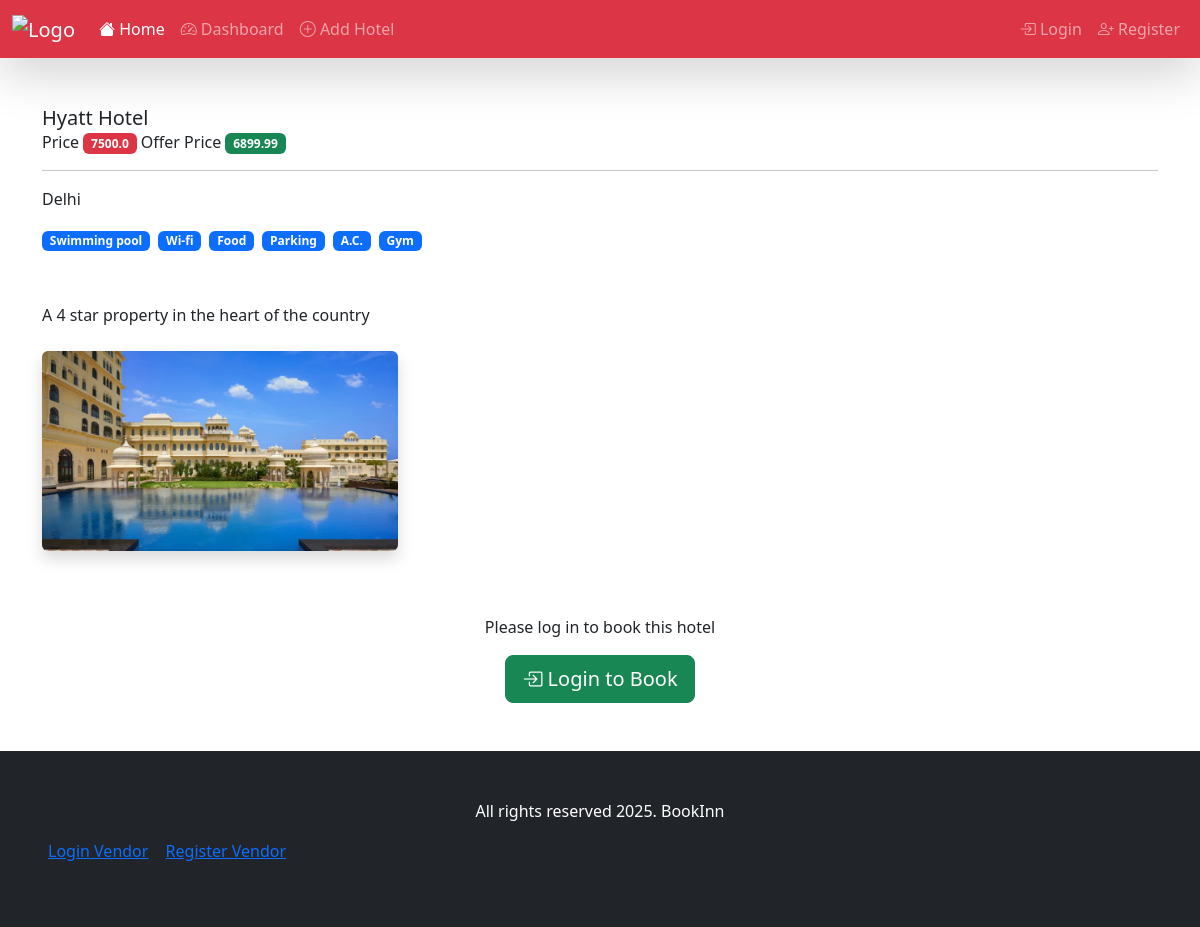
The page /detail/hyatt-hotel-a0802594/ on the database its author committed.
### account/models.py (models this page shows, shortened)
class Hotel(models.Model):
    hotel_name  = models.CharField(max_length = 100)
    hotel_description = models.TextField()
    hotel_slug = models.SlugField(max_length = 1000 , unique  = True)
    hotel_owner = models.ForeignKey(HotelVendor, on_delete = models.CASCADE , related_name = "hotels")
    amenities= models.ManyToManyField(Amenity)
    hotel_price = models.FloatField()
    hotel_offer_price = models.FloatField()
    hotel_location = models.TextField()
    is_active = models.BooleanField(default = True)

class Amenity(models.Model):
    name = models.CharField(max_length = 1000)
    icon = models.ImageField(upload_to="hotels")

class HotelImages(models.Model):
    hotel = models.ForeignKey(Hotel, on_delete=models.CASCADE, related_name='hotel_images')
    image = models.ImageField(upload_to='hotel_images/')
    alt_text = models.CharField(max_length=255, blank=True)
    is_primary = models.BooleanField(default=False)
    uploaded_at = models.DateTimeField(auto_now_add=True, null=True)
    class Meta:
        ordering = ['-is_primary', '-uploaded_at']

### home/views.py (the view, shortened to what this page needs)
# urls.py: path('detail/<slug>/', views.detail, name="detail"),
def detail(request, slug):
    hotel = Hotel.objects.get(hotel_slug = slug)
    return render(request, 'detail.html', context = {'hotel' : hotel})

### home/templates/detail.html (shortened to what this page needs)
{% extends "base.html" %}
{% block start %}
    <div class="container">
        <div class="card-body mt-5">
            <h5 class="card-title">{{ hotel.hotel_name }}</h5>
            Price <span class="badge text-bg-danger">{{ hotel.hotel_price }}</span>
            Offer Price <span class="badge text-bg-success">{{ hotel.hotel_offer_price }}</span>
            <hr>
            <p>{{ hotel.hotel_location }}</p>
            <div class="mb-3">
                {% for amenity in hotel.amenities.all %}
                    <span class="badge text-bg-primary me-1 mb-1">{{ amenity.name }}</span>
                {% empty %}
                    <span class="badge text-bg-secondary">No amenities available</span>
                {% endfor %}
            </div>
            <p class="mt-5">{{ hotel.hotel_description|safe }}</p>
            <div class="row mt-4">
                {% for image in hotel.hotel_images.all %}
                    <div class="col-md-4 col-sm-6 mb-3">
                        <img src="/media/{{ image.image }}" class="img-fluid rounded shadow"
                             alt="{{ image.alt_text|default:hotel.hotel_name }}"
                             style="height: 200px; object-fit: cover; width: 100%;">
                    </div>
                {% empty %}
                    <div class="col-12">
                        <p class="text-muted">No images available for this hotel.</p>
                    </div>
                {% endfor %}
            </div>
            {% if request.user.is_authenticated %}
                <div class="mt-5">
                    <h4 class="mb-4">Book Your Stay</h4>
                    <form method="POST">
                        {% csrf_token %}
                        {% include "alerts.html" %}
                        <div class="row">
                            <div class="col-md-6">
                                <div class="mb-3">
                                    <label for="start_date" class="form-label">Check-in Date</label>
                                    <input type="date" name="start_date" class="form-control" id="start_date" required>
                                </div>
                            </div>
                            <div class="col-md-6">
                                <div class="mb-3">
                                    <label for="end_date" class="form-label">Check-out Date</label>
                                    <input type="date" name="end_date" class="form-control" id="end_date" required>
                                </div>
                            </div>
                        </div>
                        <div class="row">
                            <div class="col-md-6">
                                <div class="mb-3">
                                    <label for="guests" class="form-label">Number of Guests</label>
                                    <select name="guests" class="form-control" id="guests" required>
                                        <option value="">Select guests</option>
                                        <option value="1">1 Guest</option>
                                        <option value="2">2 Guests</option>
                                        <option value="3">3 Guests</option>
                                        <option value="4">4 Guests</option>
                                        <option value="5">5+ Guests</option>
                                    </select>
                                </div>
                            </div>
                            <div class="col-md-6">
                                <div class="mb-3">
                                    <label for="rooms" class="form-label">Number of Rooms</label>
                                    <select name="rooms" class="form-control" id="rooms" required>
                                        <option value="">Select rooms</option>
                                        <option value="1">1 Room</option>
                                        <option value="2">2 Rooms</option>
                                        <option value="3">3 Rooms</option>
                                        <option value="4">4+ Rooms</option>
                                    </select>
                                </div>
                            </div>
                        </div>
                        <div class="mb-3">
                            <label for="special_requests" class="form-label">Special Requests (Optional)</label>
                            <textarea name="special_requests" class="form-control" id="special_requests" rows="3" placeholder="Any special requests or preferences..."></textarea>
                        </div>
                        <button type="submit" class="btn btn-danger btn-lg">
                            <i class="bi bi-calendar-check"></i> Book Now
                        </button>
                    </form>
                </div>
            {% else %}
                <div class="mt-5 text-center">
                    <p class="mb-3">Please log in to book this hotel</p>
                    <a href="{% url 'login_page' %}" class="btn btn-success btn-lg">
                        <i class="bi bi-box-arrow-in-right"></i> Login to Book
                    </a>
                </div>
            {% endif %}
        </div>
    </div>
{% endblock %}

### rows shown on the page
Hotel: hotel_name "Hyatt Hotel", hotel_price "7500.0", hotel_offer_price "6899.99", hotel_location "Delhi", hotel_description "A 4 star property in the heart of the country"
Amenity: name "Swimming pool"
Amenity: name "Wi-fi"
Amenity: name "Food"
Amenity: name "Parking"
Amenity: name "A.C."
Amenity: name "Gym"
HotelImages: image (picture)
